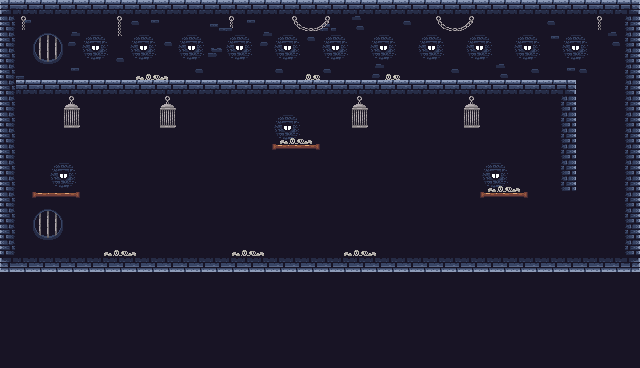

A 2D game scene composited from a Tiled map and its tileset images. What follows is a short description and the map's XML, with every tile layer's data as written:
An orthogonal 40x23 tile map with 16x16 px tiles, 2 tile layers (Background, Foreground), 2 tilesets and 18 objects (4x Star, 3x Platform, Saw, Player, Checkpoint, ...).

<map version="1.10" tiledversion="1.10.2" orientation="orthogonal" renderorder="right-down" width="40" height="23" tilewidth="16" tileheight="16" infinite="0" nextlayerid="5" nextobjectid="31">
 <tileset firstgid="1" source="Dungeon.tsx" />
 <tileset firstgid="271" source="Dino Dengzz.tsx" />
 <layer id="1" name="Background" width="40" height="23">
  <data encoding="csv">
17,18,18,18,18,18,18,18,18,18,18,18,18,18,18,18,18,18,18,18,18,18,18,18,18,18,18,18,18,18,18,18,18,18,18,18,18,18,18,19,
32,87,93,93,93,93,93,93,97,87,93,93,93,44,73,87,93,93,93,93,43,93,98,93,93,97,93,93,93,93,93,93,93,93,97,93,93,93,93,34,
32,33,56,57,113,26,27,33,26,27,112,26,27,33,26,27,113,26,27,97,26,27,33,26,27,33,26,27,33,26,27,33,26,27,87,26,27,33,98,34,
32,33,71,72,33,41,42,112,41,42,33,41,42,100,41,42,33,41,42,33,41,42,33,41,42,33,41,42,33,41,42,33,41,42,33,41,42,33,33,34,
32,73,33,93,87,93,93,93,93,93,93,93,97,93,93,33,33,97,33,33,97,33,93,113,93,93,93,93,97,93,93,98,93,97,93,87,97,93,93,34,
32,18,18,18,18,18,18,18,18,18,18,18,18,18,18,18,18,18,18,18,18,18,18,18,18,18,18,18,18,18,18,18,18,18,18,19,93,93,93,34,
32,33,93,93,93,93,93,93,93,93,93,93,93,93,93,93,93,93,93,93,93,93,93,93,93,93,93,93,93,93,93,93,93,93,93,34,93,93,93,34,
32,33,33,93,93,93,93,93,93,93,93,93,93,93,93,93,93,26,27,93,93,93,93,93,93,93,93,93,93,93,93,93,93,93,93,34,93,93,93,34,
32,93,33,93,93,93,93,93,93,93,93,93,93,93,93,93,93,41,42,93,93,93,93,93,93,93,93,93,93,93,93,93,93,93,93,34,93,93,93,34,
32,93,33,33,93,93,93,93,93,93,93,93,93,93,93,93,93,93,93,93,93,93,93,93,93,93,93,93,93,93,93,93,93,93,93,34,93,93,93,34,
32,93,93,26,27,93,93,93,93,93,93,93,93,93,93,93,93,93,93,93,93,93,93,93,93,93,93,93,93,93,26,27,93,93,93,34,93,93,93,34,
32,93,93,41,42,33,33,93,93,93,93,93,93,93,93,93,93,93,93,93,93,93,93,93,93,93,93,93,93,93,41,42,93,93,93,34,93,93,93,34,
32,93,93,93,93,93,33,33,33,93,93,93,93,93,93,93,93,93,93,93,93,93,93,93,93,93,93,93,93,93,93,93,93,93,93,93,93,93,93,34,
32,93,93,93,93,93,93,93,93,93,93,93,93,93,93,93,93,93,93,93,93,93,93,93,93,93,93,93,93,93,93,93,93,93,93,93,93,93,93,34,
32,93,93,93,93,93,93,93,93,93,93,93,93,93,93,93,93,93,93,93,93,93,93,93,93,93,93,93,93,93,93,93,93,93,93,93,93,93,93,34,
32,93,93,93,93,93,93,93,93,93,93,93,93,93,93,93,93,93,93,93,93,93,93,93,93,93,93,93,93,93,93,93,93,93,93,93,93,93,93,34,
47,48,48,48,48,48,48,48,48,48,48,48,48,48,48,48,48,48,48,48,48,48,48,48,48,48,48,48,48,48,48,48,48,48,48,48,48,48,48,49,
93,93,93,93,93,93,93,93,93,93,93,93,93,93,93,93,93,93,93,93,93,93,93,93,93,93,93,93,93,93,93,93,93,93,93,93,93,93,93,93,
93,93,93,93,93,93,93,93,93,93,93,93,93,93,93,93,93,93,93,93,93,93,93,93,93,93,93,93,93,93,93,93,93,93,93,93,93,93,93,93,
93,93,93,93,93,93,93,93,93,93,93,93,93,93,93,93,93,93,93,93,93,93,93,93,93,93,93,93,93,93,93,93,93,93,93,93,93,93,93,93,
93,93,93,93,93,93,93,93,93,93,93,93,93,93,93,93,93,93,93,93,93,93,93,93,93,93,93,93,93,93,93,93,93,93,93,93,93,93,93,93,
93,93,93,93,93,93,93,93,93,93,93,93,93,93,93,93,93,93,93,93,93,93,93,93,93,93,93,93,93,93,93,93,93,93,93,93,93,93,93,93,
93,93,93,93,93,93,93,93,93,93,93,93,93,93,93,93,93,93,93,93,93,93,93,93,93,93,93,93,93,93,93,93,93,93,93,93,93,93,93,93
</data>
 </layer>
 <layer id="2" name="Foreground" width="40" height="23">
  <data encoding="csv">
0,0,0,0,0,0,0,0,0,0,0,0,0,0,0,0,0,0,0,0,0,0,0,0,0,0,0,0,0,0,0,0,0,0,0,0,0,0,0,0,
0,182,0,0,0,0,0,183,0,0,0,0,0,0,184,0,0,0,185,186,187,0,0,0,0,0,0,185,186,187,0,0,0,0,0,0,0,182,0,0,
0,0,0,0,0,0,0,198,0,0,0,0,0,0,0,0,0,0,0,0,0,0,0,0,0,0,0,0,0,0,0,0,0,0,0,0,0,0,0,0,
0,0,0,0,0,0,0,0,0,0,0,0,0,0,0,0,0,0,0,0,0,0,0,0,0,0,0,0,0,0,0,0,0,0,0,0,0,0,0,0,
0,0,0,0,0,0,0,199,200,201,202,0,0,0,0,0,0,0,0,201,0,0,0,0,201,0,0,0,0,0,0,0,0,0,0,0,0,0,0,0,
0,0,0,0,0,0,0,0,0,0,0,0,0,0,0,0,0,0,0,0,0,0,0,0,0,0,0,0,0,0,0,0,0,0,0,0,0,0,0,0,
0,0,0,0,189,0,0,0,0,0,189,0,0,0,0,0,0,0,0,0,0,0,189,0,0,0,0,0,0,189,0,0,0,0,0,0,0,0,0,0,
0,0,0,0,204,0,0,0,0,0,204,0,0,0,0,0,0,0,0,0,0,0,204,0,0,0,0,0,0,204,0,0,0,0,0,0,0,0,0,0,
0,0,0,0,0,0,0,0,0,0,0,0,0,0,0,0,0,200,201,202,0,0,0,0,0,0,0,0,0,0,0,0,0,0,0,0,0,0,0,0,
0,0,0,0,0,0,0,0,0,0,0,0,0,0,0,0,0,137,138,139,0,0,0,0,0,0,0,0,0,0,0,0,0,0,0,0,0,0,0,0,
0,0,0,0,0,0,0,0,0,0,0,0,0,0,0,0,0,0,0,0,0,0,0,0,0,0,0,0,0,0,0,0,0,0,0,0,0,0,0,0,
0,0,0,0,0,0,0,0,0,0,0,0,0,0,0,0,0,0,0,0,0,0,0,0,0,0,0,0,0,0,200,201,202,0,0,0,0,0,0,0,
0,0,137,138,139,0,0,0,0,0,0,0,0,0,0,0,0,0,0,0,0,0,0,0,0,0,0,0,0,0,137,138,139,0,0,0,0,0,0,0,
0,0,56,57,0,0,0,0,0,0,0,0,0,0,0,0,0,0,0,0,0,0,0,0,0,0,0,0,0,0,0,0,0,0,0,0,0,0,0,0,
0,0,71,72,0,0,0,0,0,0,0,0,0,0,0,0,0,0,0,0,0,0,0,0,0,0,0,0,0,0,0,0,0,0,0,0,0,0,0,0,
0,0,0,0,0,0,200,201,202,0,0,0,0,0,200,201,202,0,0,0,0,200,201,202,0,0,0,0,0,0,0,0,0,0,0,0,0,0,0,0,
0,0,0,0,0,0,0,0,0,0,0,0,0,0,0,0,0,0,0,0,0,0,0,0,0,0,0,0,0,0,0,0,0,0,0,0,0,0,0,0,
0,0,0,0,0,0,0,0,0,0,0,0,0,0,0,0,0,0,0,0,0,0,0,0,0,0,0,0,0,0,0,0,0,0,0,0,0,0,0,0,
0,0,0,0,0,0,0,0,0,0,0,0,0,0,0,0,0,0,0,0,0,0,0,0,0,0,0,0,0,0,0,0,0,0,0,0,0,0,0,0,
0,0,0,0,0,0,0,0,0,0,0,0,0,0,0,0,0,0,0,0,0,0,0,0,0,0,0,0,0,0,0,0,0,0,0,0,0,0,0,0,
0,0,0,0,0,0,0,0,0,0,0,0,0,0,0,0,0,0,0,0,0,0,0,0,0,0,0,0,0,0,0,0,0,0,0,0,0,0,0,0,
0,0,0,0,0,0,0,0,0,0,0,0,0,0,0,0,0,0,0,0,0,0,0,0,0,0,0,0,0,0,0,0,0,0,0,0,0,0,0,0,
0,0,0,0,0,0,0,0,0,0,0,0,0,0,0,0,0,0,0,0,0,0,0,0,0,0,0,0,0,0,0,0,0,0,0,0,0,0,0,0
</data>
 </layer>
 <objectgroup id="3" name="Collision">
  <object id="1" x="0" y="0" width="640" height="16" />
  <object id="2" x="0" y="16" width="16" height="240" />
  <object id="3" x="0" y="256" width="640" height="16" />
  <object id="4" x="624" y="16" width="16" height="240" />
  <object id="5" x="16" y="80" width="560" height="16" />
  <object id="6" x="560" y="96" width="16" height="80" />
  <object id="7" type="Platform" x="32" y="192" width="48" height="16" />
  <object id="8" type="Platform" x="272" y="144" width="48" height="16" />
  <object id="9" type="Platform" x="480" y="192" width="48" height="16" />
  <object id="28" x="560" y="176" width="16" height="16" />
 </objectgroup>
 <objectgroup id="4" name="Spawn">
  <object id="10" type="Saw" x="176" y="64" width="32" height="32">
   <properties>
    <property name="isVertical" type="bool" value="false" />
    <property name="offNeg" type="float" value="5" />
    <property name="offPos" type="float" value="5" />
   </properties>
  </object>
  <object id="12" name="Player" type="Player" x="32" y="32" width="32" height="32" />
  <object id="16" type="Checkpoint" x="16" y="176" width="80" height="80" />
  <object id="17" name="kuayteaw" type="Fruit" x="288" y="112" width="32" height="32" />
  <object id="20" name="Star" type="Star" x="496" y="160" width="32" height="32">
   <properties>
    <property name="offNeg" type="float" value="10" />
    <property name="offPos" type="float" value="1.5" />
   </properties>
  </object>
  <object id="26" name="Star" type="Star" x="32" y="160" width="32" height="32">
   <properties>
    <property name="offNeg" type="float" value="5" />
    <property name="offPos" type="float" value="20" />
   </properties>
  </object>
  <object id="27" name="Star" type="Star" x="176" y="224" width="32" height="32">
   <properties>
    <property name="offNeg" type="float" value="5" />
    <property name="offPos" type="float" value="20" />
   </properties>
  </object>
  <object id="30" name="Star" type="Star" x="304" y="224" width="32" height="32">
   <properties>
    <property name="offNeg" type="float" value="5" />
    <property name="offPos" type="float" value="20" />
   </properties>
  </object>
 </objectgroup>
</map>
